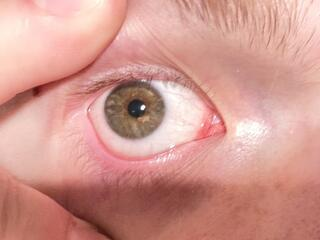
#> input picture app-tests/pico-w-test-script/eye.jpg, 320 x 240 px; its folder holds only this picture in this run
$ python -i pupil_detector.py   (imports and definitions only)
#> lines starting #> are read from the running program, lines starting #| are printed output that depends on the picture; after the words box and inside, x2 and y2 are one past the last pixel; in counts of white or black regions, pixels touching at a corner belong together
#!/usr/bin/env python3
"""
standalone pupil detection module using contour analysis
- extracted from contour_gaze_tracker.py for reuse across modules
- handles corneal reflections, low-contrast eyes, and varying lighting
- optimized for real-time processing (~2-5ms per frame)
"""

import cv2
import math
import time
import numpy as np

# ── module-level singletons (avoid per-frame allocation) ────────────────
_CLAHE = cv2.createCLAHE(clipLimit=2.5, tileGridSize=(4, 4))
_KERNEL_3 = cv2.getStructuringElement(cv2.MORPH_ELLIPSE, (3, 3))
_KERNEL_5 = cv2.getStructuringElement(cv2.MORPH_ELLIPSE, (5, 5))

# reusable mask buffer — lazily sized on first use
_mask_buf = None  # type: np.ndarray | None


def _get_mask_buf(shape):
    """return a pre-allocated zero mask matching *shape*, reusing memory."""
    global _mask_buf
    if _mask_buf is None or _mask_buf.shape != shape:
        _mask_buf = np.zeros(shape, dtype=np.uint8)
    else:
        _mask_buf[:] = 0
    return _mask_buf


def _remove_reflections_fast(roi_gray):
    """
    Remove specular reflections using fast morphological fill.
    Much cheaper than cv2.inpaint (~0.3ms vs ~20ms).
    """
    # Fast bright-spot detection. Use a local-statistics threshold so dim
    # scenes still clean reflections, while bright scenes do not over-mask.
    mean_val = float(np.mean(roi_gray))
    std_val = float(np.std(roi_gray))
    bright_thresh = int(max(205, min(245, mean_val + 2.2 * std_val)))
    _, bright_mask = cv2.threshold(roi_gray, bright_thresh, 255, cv2.THRESH_BINARY)

    # if no bright spots, skip entirely
    if cv2.countNonZero(bright_mask) == 0:
        return roi_gray

    # dilate bright spots slightly
    bright_mask = cv2.dilate(bright_mask, _KERNEL_5, iterations=1)

    # fill bright spots with local median (fast alternative to inpaint)
    median = cv2.medianBlur(roi_gray, 7)
    cleaned = roi_gray.copy()
    cleaned[bright_mask > 0] = median[bright_mask > 0]
    return cleaned


def _enhance_contrast(roi_gray):
    """Apply cached CLAHE to boost pupil-iris contrast."""
    return _CLAHE.apply(roi_gray)


def _score_candidates_at_threshold(
    roi_processed,
    roi_raw,
    roi_area,
    thresh_val,
    mask_buf,
    seen_centroids,
    *,
    prefer_xy_local=None,
    min_area=30,
    max_area_ratio=0.30,
    aspect_lo=0.55,
    aspect_hi=1.85,
):
    """Find and score contour candidates for one threshold value."""
    _, thresh = cv2.threshold(roi_processed, thresh_val, 255, cv2.THRESH_BINARY_INV)

    thresh = cv2.morphologyEx(thresh, cv2.MORPH_CLOSE, _KERNEL_3, iterations=3)
    thresh = cv2.morphologyEx(thresh, cv2.MORPH_OPEN, _KERNEL_3, iterations=1)

    contours, _ = cv2.findContours(thresh, cv2.RETR_EXTERNAL, cv2.CHAIN_APPROX_SIMPLE)
    roi_h, roi_w = roi_raw.shape[:2]
    roi_diag = math.sqrt(float(roi_w * roi_w + roi_h * roi_h))
    candidates = []

    for contour in contours:
        area = cv2.contourArea(contour)

        if area < min_area or area > roi_area * max_area_ratio:
            continue

        x, y, w_box, h_box = cv2.boundingRect(contour)
        if h_box == 0 or w_box == 0:
            continue
        if w_box > roi_w * 0.70 or h_box > roi_h * 0.70:
            continue
        aspect_ratio = float(w_box) / h_box

        if aspect_ratio < aspect_lo or aspect_ratio > aspect_hi:
            continue

        M = cv2.moments(contour)
        if M["m00"] != 0:
            cx = int(M["m10"] / M["m00"])
            cy = int(M["m01"] / M["m00"])
        else:
            cx = x + w_box // 2
            cy = y + h_box // 2

        centroid_key = (cx // 5, cy // 5)
        if centroid_key in seen_centroids:
            continue
        seen_centroids.add(centroid_key)

        mask_buf[:] = 0
        cv2.drawContours(mask_buf, [contour], -1, 255, -1)
        mean_intensity = cv2.mean(roi_raw, mask=mask_buf)[0]

        perimeter = cv2.arcLength(contour, True)
        if perimeter == 0:
            continue
        circularity = 4 * np.pi * area / (perimeter * perimeter)

        fill_ratio = area / max(1.0, float(w_box * h_box))
        edge_margin = min(x, y, roi_w - (x + w_box), roi_h - (y + h_box))
        edge_penalty = max(0.0, (6.0 - float(edge_margin)) / 6.0) * 8.0
        fill_penalty = abs(fill_ratio - 0.72) * 10.0

        prior_penalty = 0.0
        if prefer_xy_local is not None and roi_diag > 0:
            px, py = float(prefer_xy_local[0]), float(prefer_xy_local[1])
            dist = math.sqrt((float(cx) - px) ** 2 + (float(cy) - py) ** 2)
            prior_penalty = min(10.0, (dist / roi_diag) * 12.0)

        darkness_score = (255 - mean_intensity) * 0.5
        circularity_score = circularity * 50 * 0.25
        area_score = min(area / roi_area * 100, 15) * 0.25
        score = darkness_score + circularity_score + area_score - edge_penalty - fill_penalty - prior_penalty

        sub_cx, sub_cy = _subpixel_center(contour, (cx, cy))

        candidates.append({
            'contour': contour,
            'score': score,
            'mean_intensity': mean_intensity,
            'area': area,
            'circularity': circularity,
            'aspect_ratio': aspect_ratio,
            'fill_ratio': fill_ratio,
            'edge_margin': edge_margin,
            'thresh_val': thresh_val,
            'cx_local': sub_cx,
            'cy_local': sub_cy,
        })

    return candidates


def _find_candidates_fast(roi_processed, roi_raw, roi_area, min_area=30, max_area_ratio=0.30,
                          aspect_lo=0.55, aspect_hi=1.85, prefer_xy_local=None):
    """
    Find and score contour candidates using 2 threshold levels (down from 4).
    Pre-allocates mask buffer to avoid per-contour np.zeros().
    """
    mean_val = np.mean(roi_processed)
    min_val = np.min(roi_processed)

    # build just 2 thresholds: one adaptive + one Otsu
    if min_val > 80:
        adaptive_thresh = int(mean_val * 0.65)
    else:
        adaptive_thresh = int(max(25, mean_val * 0.4))

    otsu_val, _ = cv2.threshold(roi_processed, 0, 255, cv2.THRESH_BINARY_INV + cv2.THRESH_OTSU)
    otsu_thresh = int(otsu_val)

    # deduplicate — if they're very close, just use one
    thresholds = [adaptive_thresh]
    if abs(otsu_thresh - adaptive_thresh) > 15:
        thresholds.append(otsu_thresh)

    candidates = []
    seen_centroids = set()
    mask_buf = _get_mask_buf(roi_raw.shape)

    for thresh_val in thresholds:
        candidates.extend(_score_candidates_at_threshold(
            roi_processed,
            roi_raw,
            roi_area,
            thresh_val,
            mask_buf,
            seen_centroids,
            prefer_xy_local=prefer_xy_local,
            min_area=min_area,
            max_area_ratio=max_area_ratio,
            aspect_lo=aspect_lo,
            aspect_hi=aspect_hi,
        ))

    candidates.sort(key=lambda c: c['score'], reverse=True)

    if not candidates or candidates[0]['score'] < 45:
        std_val = float(np.std(roi_processed))
        low_contrast_thresh = int(max(20, min(230, mean_val - max(8.0, std_val * 0.35))))
        if all(abs(low_contrast_thresh - t) > 10 for t in thresholds):
            candidates.extend(_score_candidates_at_threshold(
                roi_processed,
                roi_raw,
                roi_area,
                low_contrast_thresh,
                mask_buf,
                seen_centroids,
                prefer_xy_local=prefer_xy_local,
                min_area=min_area,
                max_area_ratio=max_area_ratio,
                aspect_lo=aspect_lo,
                aspect_hi=aspect_hi,
            ))

    candidates.sort(key=lambda c: c['score'], reverse=True)
    return candidates


def _subpixel_center(contour, fallback_xy):
    """Sub-pixel pupil center via ellipse fit; falls back to moments/bbox."""
    if len(contour) >= 5:
        try:
            (cx, cy), _axes, _angle = cv2.fitEllipse(contour)
            return float(cx), float(cy)
        except cv2.error:
            pass
    return float(fallback_xy[0]), float(fallback_xy[1])


def _pick_candidate(candidates, prefer_xy_local=None, score_tie_ratio=0.85):
    """
    Pick the best candidate from a *score-sorted* list.

    Without `prefer_xy_local`, return the top-scored candidate.
    With it, consider all candidates whose score is within `score_tie_ratio`
    of the top score, and among those pick the one closest to the reference
    point (in roi-local coords). This kills frame-to-frame candidate
    swapping when several blobs (pupil, lash shadow, eyebrow) score
    similarly.
    """
    if not candidates:
        return None
    if prefer_xy_local is None:
        return candidates[0]
    top_score = candidates[0]['score']
    cutoff = top_score * score_tie_ratio
    pool = [c for c in candidates if c['score'] >= cutoff]
    if len(pool) == 1:
        return pool[0]
    rx, ry = float(prefer_xy_local[0]), float(prefer_xy_local[1])

    # [4 lines left out: function _dist2, not called in this run]

    return min(pool, key=_dist2)


def _extract_best(candidates, roi_offset_x, roi_offset_y, prefer_xy_local=None):
    """Extract pupil center from best candidate. Shared by both public functions."""
    if not candidates:
        return None, None, None

    best = _pick_candidate(candidates, prefer_xy_local=prefer_xy_local)
    if best is None:
        return None, None, None
    M = cv2.moments(best['contour'])
    if M["m00"] != 0:
        cx_int = int(M["m10"] / M["m00"])
        cy_int = int(M["m01"] / M["m00"])
    else:
        x, y, w_box, h_box = cv2.boundingRect(best['contour'])
        cx_int = x + w_box // 2
        cy_int = y + h_box // 2

    sub_cx, sub_cy = _subpixel_center(best['contour'], (cx_int, cy_int))

    x, y, w_box, h_box = cv2.boundingRect(best['contour'])

    full_cx = int(round(sub_cx + roi_offset_x))
    full_cy = int(round(sub_cy + roi_offset_y))

    return (full_cx, full_cy), (int(sub_cx), int(sub_cy)), (w_box, h_box)


def _preprocess_roi(gray, window=None):
    """
    Crop ROI, remove reflections, enhance contrast, blur.
    If `window` is given as (x0, y0, x1, y1) in full-frame coords, use that
    rectangle (clamped) instead of the default centered ROI. Returns
    (roi_raw, roi_processed, roi_offset_x, roi_offset_y).
    """
    h, w = gray.shape
    if window is None:
        roi_offset_x = int(w * 0.25)
        roi_offset_y = int(h * 0.3)
        roi = gray[int(h * 0.3):int(h * 0.75), int(w * 0.25):int(w * 0.75)]
    else:
        x0, y0, x1, y1 = window
        x0 = max(0, int(x0)); y0 = max(0, int(y0))
        x1 = min(w, int(x1)); y1 = min(h, int(y1))
        if x1 - x0 < 8 or y1 - y0 < 8:
            return _preprocess_roi(gray, window=None)
        roi_offset_x = x0
        roi_offset_y = y0
        roi = gray[y0:y1, x0:x1]

    cleaned = _remove_reflections_fast(roi)
    enhanced = _enhance_contrast(cleaned)
    blurred = cv2.GaussianBlur(enhanced, (5, 5), 0)

    return roi, blurred, roi_offset_x, roi_offset_y


def detect_pupil_contour(frame):
    """Pupil detection using darkest region with size filtering. No debug prints."""
    if frame is None:
        return None, None, None

    gray = cv2.cvtColor(frame, cv2.COLOR_BGR2GRAY)
    roi_raw, roi_processed, roi_offset_x, roi_offset_y = _preprocess_roi(gray)

    roi_area = roi_raw.shape[0] * roi_raw.shape[1]
    candidates = _find_candidates_fast(roi_processed, roi_raw, roi_area)

    if not candidates:
        return None, None, None

    return _extract_best(candidates, roi_offset_x, roi_offset_y)


# [64 lines left out: functions detect_pupil_contour_candidates, _candidate_confidence, not called in this run]


class PupilTracker:
    """
    Stateful pupil detector with temporal prior, jump rejection, and a
    confidence score per detection.

    Strategy:
      * If we have a recent confident detection, search a small window
        around it first. This is faster and avoids being distracted by
        eyebrow/lash blobs elsewhere in the frame.
      * Fall back to the full default ROI on miss, or after several
        consecutive low-confidence frames.
      * Reject sudden jumps unless they persist for `jump_confirm_frames`
        frames in a row (handles the case where the pupil really did
        snap to a new location, e.g. saccade).
    """

    # [147 lines left out: functions __init__, reset, _detect_in_window, update, not called in this run]


class OneEuroFilter:
    """
    1€ filter (Casiez et al. 2012). Adapts smoothing to motion speed:
      * heavy smoothing when slow / still → kills jitter on fixations
      * light smoothing when fast → minimal lag during saccades

    `mincutoff` (Hz) sets the floor; `beta` controls how quickly we open
    the cutoff with speed. Sensible defaults for a ~30 fps pixel signal.
    """

    # [37 lines left out: functions __init__, _alpha, reset, __call__, not called in this run]


class OneEuroFilter2D:
    """Convenience wrapper: independent 1€ filters on x and y."""

    def __init__(self, mincutoff=2.5, beta=0.15, dcutoff=1.5):
        self._fx = OneEuroFilter(mincutoff, beta, dcutoff)
        self._fy = OneEuroFilter(mincutoff, beta, dcutoff)

    def reset(self):
        self._fx.reset()
        self._fy.reset()

    # [4 lines left out: function __call__, not called in this run]

>>> import cv2
>>> picture = cv2.imread('app-tests/pico-w-test-script/eye.jpg')
#> picture is the input picture: shape (240, 320, 3); mean B, G, R 143.4, 152.5, 209.5
>>> result = detect_pupil_contour(picture)
#> in detect_pupil_contour, `gray = cv2.cvtColor(frame, cv2.COLOR_BGR2GRAY)`:
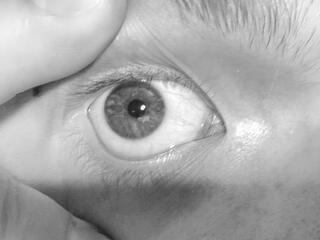
#> gray: shape (240, 320); min 28, max 255, mean 168.5
#> in _preprocess_roi, `roi = gray[int(h * 0.3):int(h * 0.75), int(w * 0.25):int(w * 0.75)]`:
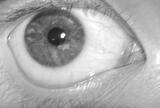
#> roi: shape (108, 160); min 28, max 255, mean 171.3
#> in _remove_reflections_fast, `mean_val = float(np.mean(roi_gray))`: mean_val = 171.3
#> in _remove_reflections_fast, `std_val = float(np.std(roi_gray))`: std_val = 41.76
#> in _remove_reflections_fast, `bright_thresh = int(max(205, min(245, mean_val + 2.2 * std_val)))`: bright_thresh = 245
#> in _remove_reflections_fast, `_, bright_mask = cv2.threshold(roi_gray, bright_thresh, 255, cv2.THRES..`:
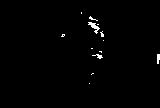
#> bright_mask: shape (108, 160); 0.91% white in thin lines or dots, all inside (x1, y1, x2, y2) = (61, 12, 160, 84)
#> in _remove_reflections_fast, `bright_mask = cv2.dilate(bright_mask, _KERNEL_5, iterations=1)`: bright_mask: shape (108, 160); 3.4% white; 8 white regions (1 under 20 px), largest, box (x1, y1, x2, y2) and area: (86, 14, 106, 43) 284, (90, 49, 105, 61) 111, (155, 52, 160, 66) 65
#> in _remove_reflections_fast, `cleaned[bright_mask > 0] = median[bright_mask > 0]`:
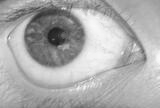
#> cleaned: shape (108, 160); 3.15% of pixels changed, all inside (x1, y1, x2, y2) = (59, 10, 160, 86)
#> in _preprocess_roi, `blurred = cv2.GaussianBlur(enhanced, (5, 5), 0)`:
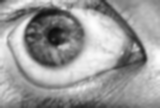
#> blurred: shape (108, 160); min 14, max 254, mean 154.1
#> in detect_pupil_contour, `roi_raw, roi_processed, roi_offset_x, roi_offset_y = _preprocess_roi(g..`: roi_offset_x = 80; roi_offset_y = 72
#> in _find_candidates_fast, `mean_val = np.mean(roi_processed)`: mean_val = 154.1
#> in _find_candidates_fast, `min_val = np.min(roi_processed)`: min_val = 14
#> in _find_candidates_fast, `adaptive_thresh = int(max(25, mean_val * 0.4))`: adaptive_thresh = 61
#> in _find_candidates_fast, `otsu_val, _ = cv2.threshold(roi_processed, 0, 255, cv2.THRESH_BINARY_I..`: otsu_val = 148
#> in _find_candidates_fast, `thresholds = [adaptive_thresh]`: thresholds = [61]
#> the loop in _find_candidates_fast, `for thresh_val in thresholds:` made 2 passes
#> (thresh_val, roi_h in _score_candidates_at_threshold, roi_w in _score_candidates_at_threshold, roi_diag in _score_candidates_at_threshold) on passes 1 to 2: (61, 108, 160, 193), (148, 108, 160, 193)
#> pass 1, in _score_candidates_at_threshold, `thresh = cv2.morphologyEx(thresh, cv2.MORPH_OPEN, _KERNEL_3, iteration..`:
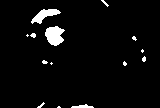
#> thresh: shape (108, 160); 4% white; 14 white regions (10 under 20 px), largest, box (x1, y1, x2, y2) and area: (45, 26, 65, 46) 276, (31, 9, 61, 24) 207, (71, 104, 94, 108) 55, (30, 33, 36, 38) 21
#> pass 2, in _score_candidates_at_threshold (call 2), `_, thresh = cv2.threshold(roi_processed, thresh_val, 255, cv2.THRESH_B..`:
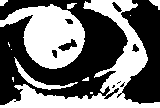
#> thresh: shape (108, 160); 43.6% white; 12 white regions (6 under 20 px), largest, box (x1, y1, x2, y2) and area: (0, 0, 160, 108) 3898, (0, 4, 85, 69) 3142, (14, 57, 78, 90) 320, (149, 0, 160, 10) 58, (67, 3, 77, 9) 38, (0, 0, 8, 6) 35
#> after the loop in _find_candidates_fast, `for thresh_val in thresholds:`: candidates = 3 items
#> in _extract_best, `best = _pick_candidate(candidates, prefer_xy_local=prefer_xy_local)`: best = 11 items
#> in _extract_best, `M = cv2.moments(best['contour'])`: M = moments, m00 247.5, centre m10/m00, m01/m00 = (54.05, 35.1)
#> in _extract_best, `cx_int = int(M["m10"] / M["m00"])`: cx_int = 54
#> in _extract_best, `cy_int = int(M["m01"] / M["m00"])`: cy_int = 35
#> in _extract_best, `sub_cx, sub_cy = _subpixel_center(best['contour'], (cx_int, cy_int))`: sub_cx = 54.58; sub_cy = 34.97
#> in _extract_best, `x, y, w_box, h_box = cv2.boundingRect(best['contour'])`: x = 45; y = 26; w_box = 20
#> in _extract_best, `full_cx = int(round(sub_cx + roi_offset_x))`: full_cx = 135
#> in _extract_best, `full_cy = int(round(sub_cy + roi_offset_y))`: full_cy = 107
#> result = ((135, 107), (54, 34), (20, 20))
